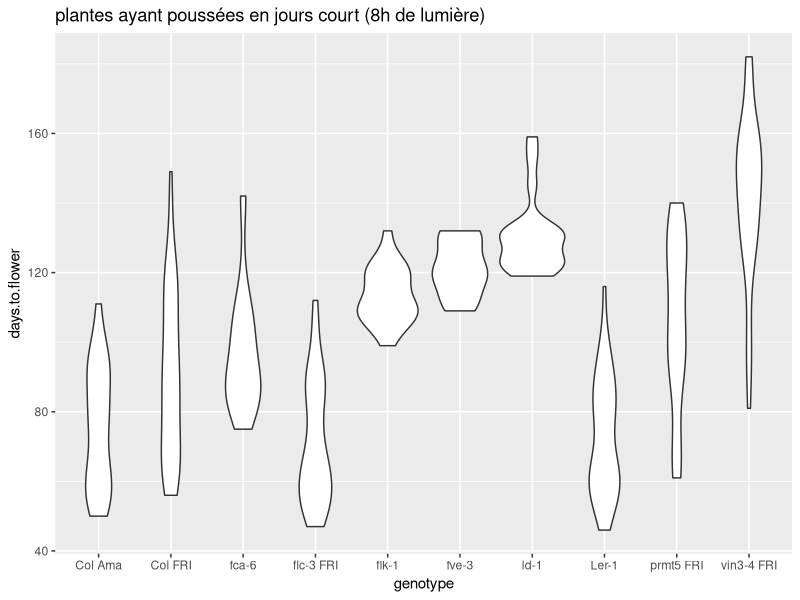
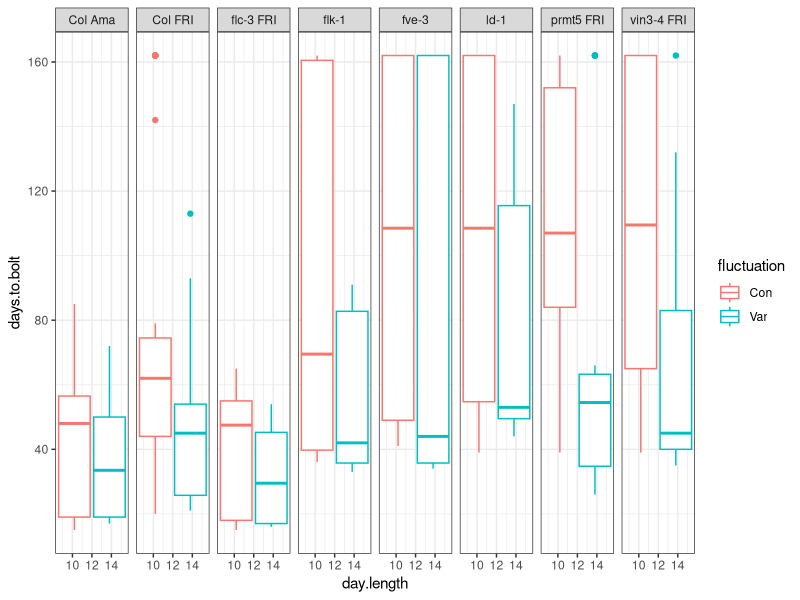
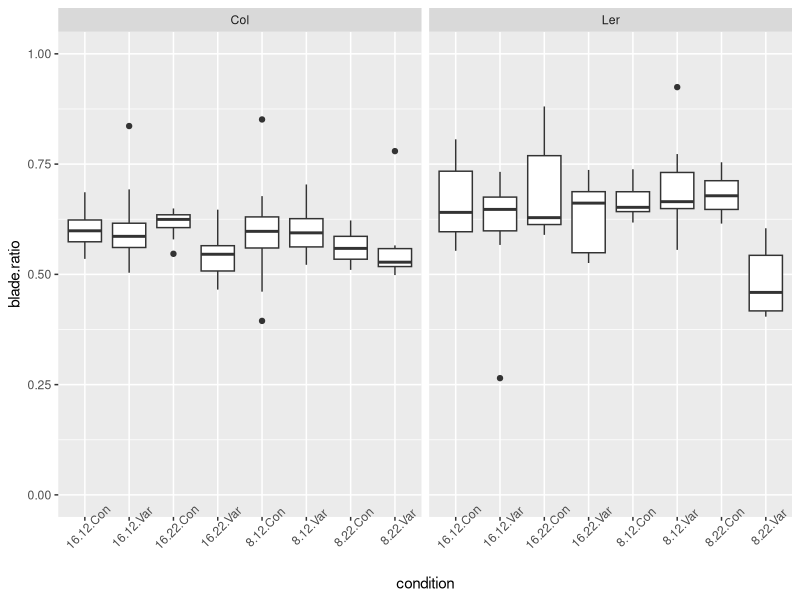
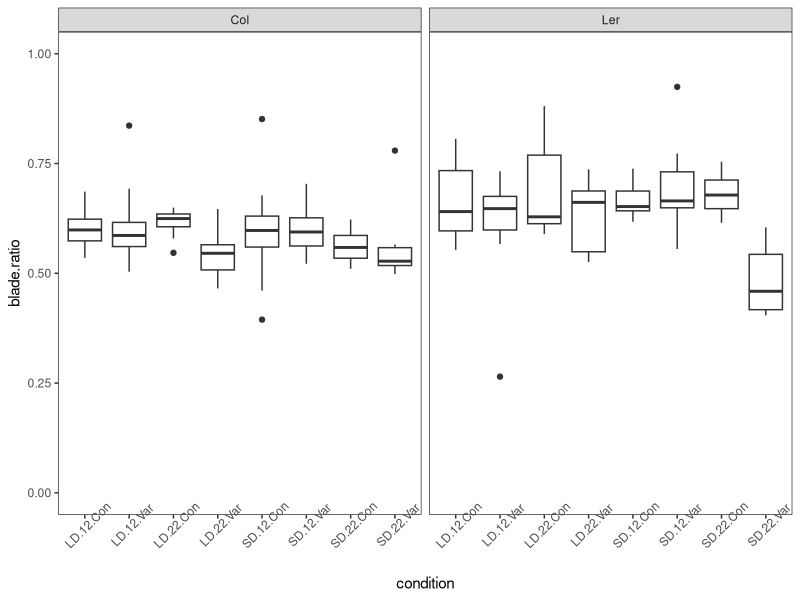

Write the R code that produced these figures, in order.
## ---- chunk 1
knitr::opts_chunk$set(echo = TRUE)
## ---- chunk 2

library(tidyverse)

expt1 <- read_tsv("../data/burghardt_et_al_2015_expt1.txt")
## ---- chunk 3

filter(expt1,  background!="Ler" & fluctuation=="Var") %>% 
  select(genotype, blade.length.mm, contains("bolt"))

## ---- chunk 4

expt1 <- read_tsv("../data/burghardt_et_al_2015_expt1.txt")

expt1_filtered <- filter(expt1, fluctuation=="Con" & day.length=="16")

expt1_selected <- select(expt1_filtered,days.to.bolt:total.leaf.length.mm)

summary(expt1_selected)

## ---- chunk 5

read_tsv("../data/burghardt_et_al_2015_expt1.txt") %>% 
  filter(fluctuation=="Con" & day.length=="16") %>% 
  select(days.to.bolt:total.leaf.length.mm) %>% 
  summary()

## ---- chunk 6

filter(expt1,  day.length==8) %>% 
  ggplot((aes( x=genotype, y=days.to.flower))) +
  geom_violin() +
  ggtitle("plantes ayant poussées en jours court (8h de lumière)")

## ---- chunk 7

filter(expt1, grepl("Col", background) & temperature == 22) %>% 
  ggplot(aes(x=day.length, y=days.to.bolt, color=fluctuation)) +
  geom_boxplot()+
  facet_grid(.~genotype) +
  theme_bw()


## ---- chunk 8

mutate(expt1, blade.ratio=blade.length.mm/total.leaf.length.mm)

## ---- chunk 9
# En tapant "mutate tidyverse create new column depending on value other column" dasn google, le 1er site (https://www.marsja.se/r-add-column-to-dataframe-based-on-other-columns-conditions-dplyr/) propose plusieurs solutions pour créer une colonne en fonction des valeurs d'une autre colonne. Voici l'une d'elles qui utilise la fonction mutate():

mutate(expt1, late.flowering=if_else(condition = days.to.bolt>70, TRUE, FALSE))

## ---- chunk 10

mutate(expt1, blade.ratio=blade.length.mm/total.leaf.length.mm) %>% 
  unite("condition", day.length, temperature, fluctuation, sep=".") %>% 
  filter(background%in%c("Col","Ler")) %>% 
  ggplot(aes(x=condition, y=blade.ratio)) +
  geom_boxplot()+
  ylim(0,1) +
  facet_grid(.~background) +
  theme(axis.text.x=element_text(angle = 45))

## ---- chunk 11

mutate(expt1, blade.ratio=blade.length.mm/total.leaf.length.mm) %>% 
  mutate(LD.SD=str_replace(day.length, "16","LD"),
         LD.SD=str_replace(LD.SD, "8","SD")) %>% 
  unite("condition", LD.SD, temperature, fluctuation, sep=".") %>% 
  filter(background%in%c("Col","Ler")) %>% 
  ggplot(aes(x=condition, y=blade.ratio)) +
  geom_boxplot()+
  ylim(0,1) +
  facet_grid(.~background) +
  theme_bw() +
  theme(axis.text.x=element_text(angle = 45),
        panel.grid.major = element_blank(), 
        panel.grid.minor = element_blank())

